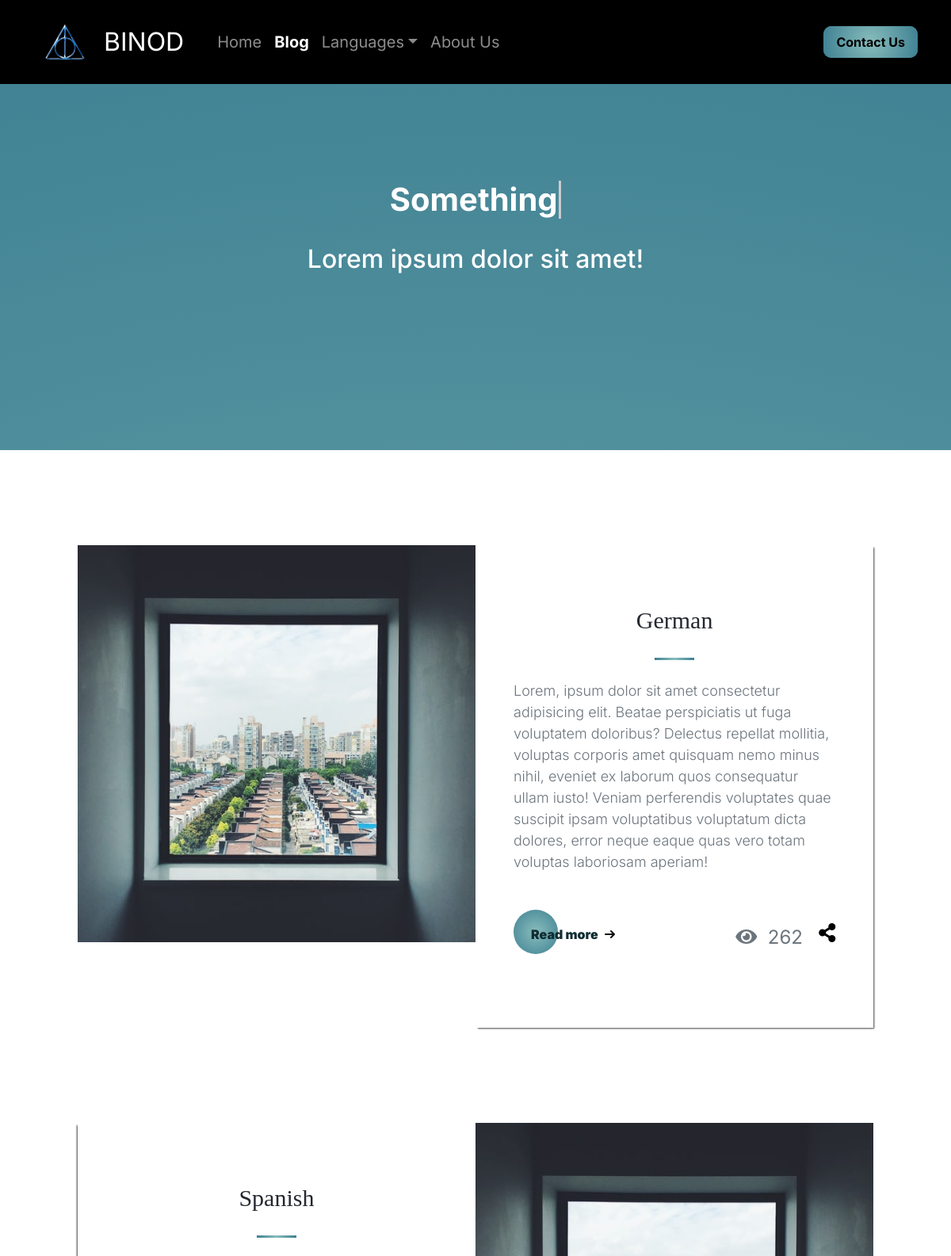
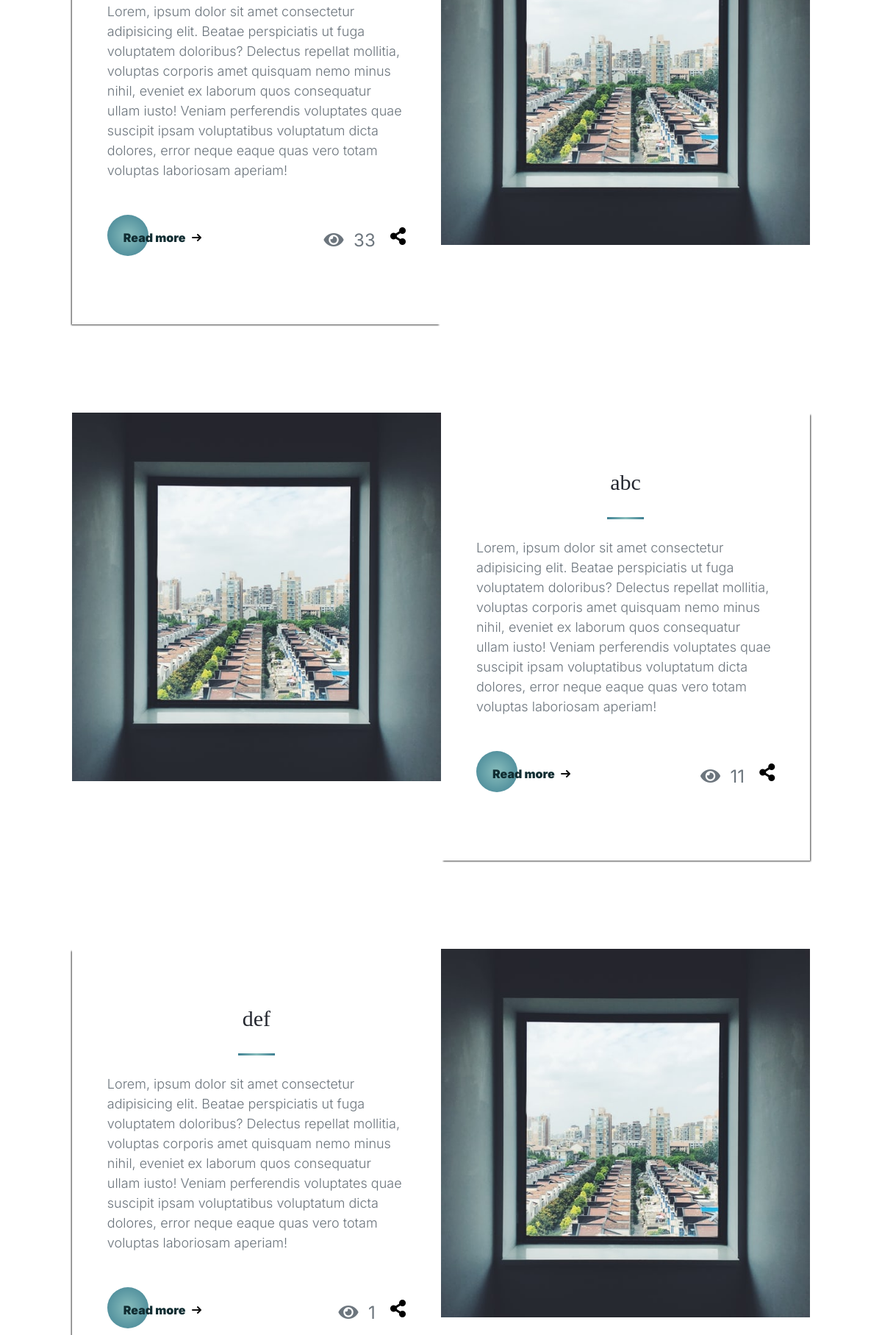
Screenshot of /blog.php (upper part) with the database file from the repository (2 pictures, top to bottom).
### tables this page shows
CREATE TABLE `blog` (
  `id` int(10) NOT NULL,
  `image` varchar(100) NOT NULL,
  `topic` varchar(50) NOT NULL,
  `sdesc` text NOT NULL,
  `ldesc` text NOT NULL,
  `wname` varchar(50) NOT NULL,
  `views` int(50) NOT NULL,
  `rdesc` text NOT NULL
);

### blog.php (the view, shortened to what this page needs)
<!doctype html>
<html lang="en">
<head>
  <link href="https://cdn.jsdelivr.net/npm/bootstrap@5.1.1/dist/css/bootstrap.min.css" rel="stylesheet"
>
  <link rel="stylesheet" href="https://cdnjs.cloudflare.com/ajax/libs/font-awesome/5.15.2/css/all.min.css">
</head>
<body>
  <header id="topheader" style="background:black;">
    <?php include 'navbar.php'; ?>
  </header>
  <main>
    <div class="header2 mt-5" style="background-attachment:fixed;">
      <div class="header2-info text-center">
        <h1><b><span class="typed-text"></span><span class="cursor text-white">&nbsp;</span></b></h1>
        <br>
        <h2>Lorem ipsum dolor sit amet!</h2>
        <br>
      </div>
    </div> <br><br><br>
    <?php include '_dbConnect.php';
              $sql = "select * from blog";
              $result = mysqli_query($conn,$sql);
              while($row = mysqli_fetch_assoc($result)) : ?>
    <div class="container">
      <div class="row my-5">
        <div class="col-xs-12 col-sm-12 col-lg-6 text-center text-justify p-0 img1">
          <img src="<?=$row['image']?>" class="img-fluid" style="background:#112d32;">
        </div>
        <div class="col-xs-12 col-sm-12 col-lg-6 p-5" style="box-shadow: 2px 2px 2px -1px rgba(0, 0, 0, 0.75);"> <br>
          <div style="font-size: 30px;font-family:Playfair Display SC;color: #252830;font-weight:400;"
            class="text-center title">
            <?php echo $row["topic"];
            $t=$row["topic"];
            ?>
          </div>
          <div class="divider"></div>
          <p><span style="font-weight:300; font-size:18px;" class="text-muted text-justify">
              <?=$row['sdesc']?>
            </span></p>
          <br><br>
          <div class="d-flex">
            <div class="flex-grow-1"><a href="blogpage.php?topic=<?= $row['topic'] ?>" class="cta">
                <span> Read more </span>
                <svg width="13px" height="10px" viewBox="0 0 13 10">
                  <path d="M1,5 L11,5"></path>
                  <polyline points="8 1 12 5 8 9"></polyline>
                </svg>
              </a></div>
            <div class="text-muted views"><i class="fas fa-eye"></i>&nbsp;
              <?=$row['views']?>&nbsp;&nbsp;&nbsp;
            </div>
            <div class="share" onclick="copylink('<?php echo $t; ?>')"><i class="fas fa-share-alt"></i></div>
          </div>
          <br><br>
        </div>
      </div>
    </div> <br>
    <?php if($row2 = mysqli_fetch_assoc($result)) : ?>
    <div class="container">
      <div class="row my-5">
        <div class="col-xs-12 col-sm-12 col-lg-6 order-lg-2 text-center text-justify p-0 img2">
          <img src="<?=$row2['image']?>" class="img-fluid" style="background:#112d32;">
        </div>
        <div class="col-xs-12 col-sm-12 col-lg-6 order-lg-1 p-5"
          style="box-shadow: -2px 2px 2px -1px rgba(0, 0, 0, 0.75);"> <br>
          <div style="font-size: 30px;font-family:Playfair Display SC;color: #252830;font-weight:400;"
            class="text-center title">
            <?php echo $row2["topic"];
            $t=$row2["topic"];
            ?>
          </div>
          <div class="divider"></div>
          <p><span style="font-weight:300; font-size:18px;" class="text-muted text-justify">
              <?=$row2['sdesc']?>
            </span></p>
          <br><br>
          <div class="d-flex">
            <div class="flex-grow-1"><a href="blogpage.php?topic=<?= $row2['topic'] ?>" class="cta">
                <span> Read more </span>
                <svg width="13px" height="10px" viewBox="0 0 13 10">
                  <path d="M1,5 L11,5"></path>
                  <polyline points="8 1 12 5 8 9"></polyline>
                </svg>
              </a></div>
            <div class="text-muted views"><i class="fas fa-eye"></i>&nbsp;
              <?=$row2['views']?>&nbsp;&nbsp;&nbsp;
            </div>
            <div class="share" onclick="copylink('<?php echo $t; ?>')"><i class="fas fa-share-alt"></i></div>
          </div>
          <br><br>
        </div>
      </div>
    </div> <br>
    <?php endif; ?>
    <?php endwhile; ?>
    <br><br><br>
    <?php include 'modal.php' ; ?>
    <?php include 'footer.php' ; ?>
  </main>
</body>
</html>

### navbar.php (style rules this page uses)
* { padding: 0; margin: 0; box-sizing: border-box; font-family: 'Inter', sans-serif; }
html { scroll-behavior: smooth; overflow: scroll; overflow-x: hidden; }
main { overflow-x: hidden; }
a { text-decoration: none; }
header { position: fixed; top: 0; left: 0; right: 0; z-index: 1000; }

### blog.php (style rules this page uses)
.header2 { padding: 15%; width: 100%; height: 65vh; color: white; background: radial-gradient(circle, rgba(136, 189, 188, 1) 0%, rgba(62, 128, 146, 1) 100%); background-size: cover; background-position: center; background-attachment: fixed; font-family: 'Birthstone', cursive !important; }
.header2 span.cursor { display: inline-block; background-color: #ccc; margin-left: 0.1rem; width: 3px; animation: blink 1s infinite; }
.header2 span.cursor.typing { animation: none; }
.container img { -webkit-transform: scale(1); transform: scale(1); -webkit-transition: .3s ease-in-out; transition: .3s ease-in-out; }
.divider { background: radial-gradient(circle, rgba(136, 189, 188, 1) 0%, rgba(62, 128, 146, 1) 100%); height: 3px; margin: 25px auto; width: 50px; }
@media (min-width:700px) { .container .row { margin: 5%; } }
.container .share i { color: black; font-size: 1.5rem; }
.container .views { font-size: 1.5rem; }
.cta { position: relative; margin: auto; padding: 19px 22px; transition: all 0.2s ease; color: #112d32; }
.cta:before { content: ""; position: absolute; top: 0; left: 0; display: block; border-radius: 28px; background: radial-gradient(circle, rgba(136, 189, 188, 1) 0%, rgba(62, 128, 146, 1) 100%); width: 56px; height: 56px; transition: all 0.3s ease; }
.cta span { position: relative; font-size: 16px; font-weight: 900; vertical-align: middle; }
.cta svg { position: relative; top: 0; margin-left: 10px; fill: none; stroke-linecap: round; stroke-linejoin: round; stroke: #111; stroke-width: 2; transform: translateX(-5px); transition: all 0.3s ease; }

### rows the page displays
blog: image (picture), topic "German", sdesc "Lorem, ipsum dolor sit amet consectetur adipisicing elit. Beatae perspiciatis ut fuga voluptatem doloribus? Delectus repellat mollitia, voluptas corporis amet quisquam nemo minus nihil, eveniet ex laborum quos consequatur ullam iusto! Veniam perferendis voluptates quae suscipit ipsam voluptatibus voluptatum dicta dolores, error neque eaque quas vero totam voluptas laboriosam aperiam!", views "262", blog.image (picture), blog.topic "Spanish", blog.sdesc "Lorem, ipsum dolor sit amet consectetur adipisicing elit. Beatae perspiciatis ut fuga voluptatem doloribus? Delectus repellat mollitia, voluptas corporis amet quisquam nemo minus nihil, eveniet ex laborum quos consequatur ullam iusto! Veniam perferendis voluptates quae suscipit ipsam voluptatibus voluptatum dicta dolores, error neque eaque quas vero totam voluptas laboriosam aperiam!", blog.views "33"
blog: image (picture), topic "abc", sdesc "Lorem, ipsum dolor sit amet consectetur adipisicing elit. Beatae perspiciatis ut fuga voluptatem doloribus? Delectus repellat mollitia, voluptas corporis amet quisquam nemo minus nihil, eveniet ex laborum quos consequatur ullam iusto! Veniam perferendis voluptates quae suscipit ipsam voluptatibus voluptatum dicta dolores, error neque eaque quas vero totam voluptas laboriosam aperiam!", views "11", blog.image (picture), blog.topic "def", blog.sdesc "Lorem, ipsum dolor sit amet consectetur adipisicing elit. Beatae perspiciatis ut fuga voluptatem doloribus? Delectus repellat mollitia, voluptas corporis amet quisquam nemo minus nihil, eveniet ex laborum quos consequatur ullam iusto! Veniam perferendis voluptates quae suscipit ipsam voluptatibus voluptatum dicta dolores, error neque eaque quas vero totam voluptas laboriosam aperiam!", blog.views "1"
